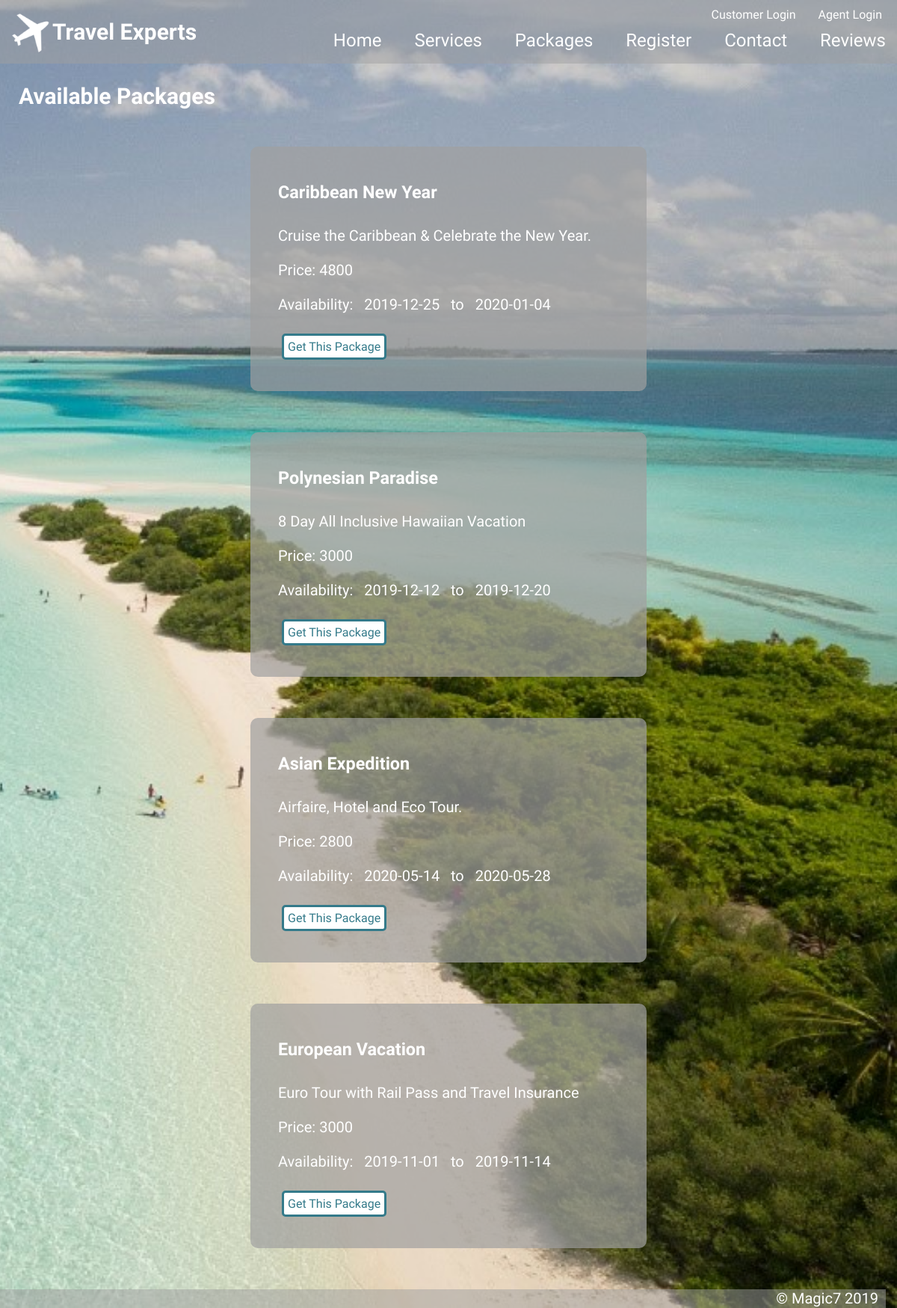
The page /packages.php on the database its author committed.
### tables this page shows
CREATE TABLE `packages` (
  `PackageId` int(11) NOT NULL,
  `PkgName` varchar(50) NOT NULL,
  `PkgStartDate` date DEFAULT NULL,
  `PkgEndDate` date DEFAULT NULL,
  `PkgDesc` varchar(50) DEFAULT NULL,
  `PkgBasePrice` decimal(19,0) NOT NULL,
  `PkgAgencyCommission` decimal(19,4) DEFAULT NULL
);

### packages.php (the view, shortened to what this page needs)
<?php
$host="localhost";
$user="root";
$password="";
$db="travelexperts";
$connect=mysqli_connect($host,$user,$password,$db);
$query="SELECT * FROM packages  WHERE PkgStartDate>= NOW();";
$result=mysqli_query($connect,$query);
include_once("header.php");
?>
  <body>
    <?php
    include_once("menu.php");
    ?>
  <div class="contain">
    <div id="packages">
    	<h2>Available Packages</h2>
      <ul>
      	<?php
      		while($rows=mysqli_fetch_assoc($result))
      		{
      	?>
        <li class="eachpackage">
          <table>
            <tr><td><h3><?php echo $rows['PkgName']; ?></h3></td></tr>
            <tr><td><?php echo $rows['PkgDesc'];?></td></tr>
            <tr><td>Price: <?php echo $rows['PkgBasePrice']; ?></td></tr>
            <tr><td>Availability: &nbsp; <?php echo $rows['PkgStartDate']; ?> &nbsp; to &nbsp; <?php echo $rows['PkgEndDate']; ?></td></tr>
    				<tr><td><button id=<?php echo ($rows['PkgName']); ?> onclick='checkoutConfirm(this.id)'>Get This Package</button></td></tr>
          </table>
        <?php
        		}
        ?>
        </li>
      </ul>
    </div>
  </div>
  </body>
	<?php
	  include_once("footer.php");
	?>

### style.css (style rules this page uses)
* { margin: 0; padding: 0; font-family: 'Arsenal', sans-serif; }
body { width: 100vw; overflow-x: hidden; background: url('images/beach.jpg'); background-attachment: fixed; background-position: top right; background-size: cover; }
.contain { text-align: center; min-height: 100vh; margin-top: 85px; padding-top: 1px; margin-bottom:0; }
#packages { margin: 25px; font-size: 20px; color: white; }
#packages h2 { margin-bottom: 25px; width: 100%; text-align: left; }
.eachpackage { list-style: none; text-align: left; width: 40vw; margin: 25px; padding: 25px; background: rgba(160, 160, 160, 0.7); border-radius: 10px; display: inline-block; }
.eachpackage h3 { margin: 10px 0; }
.eachpackage td { padding: 10px; }
.eachpackage button { cursor: pointer; padding: 5px; margin: 5px; color: #347A8A; background-color: white; color: #347A8A; border: solid 3px #347A8A; border-radius: 5px; font-size: 16px; }

### rows shown on the page
packages: PkgName "Caribbean New Year", PkgDesc "Cruise the Caribbean & Celebrate the New Year.", PkgBasePrice "4800", PkgStartDate "2019-12-25", PkgEndDate "2020-01-04"
packages: PkgName "Polynesian Paradise", PkgDesc "8 Day All Inclusive Hawaiian Vacation", PkgBasePrice "3000", PkgStartDate "2019-12-12", PkgEndDate "2019-12-20"
packages: PkgName "Asian Expedition", PkgDesc "Airfaire, Hotel and Eco Tour.", PkgBasePrice "2800", PkgStartDate "2020-05-14", PkgEndDate "2020-05-28"
packages: PkgName "European Vacation", PkgDesc "Euro Tour with Rail Pass and Travel Insurance", PkgBasePrice "3000", PkgStartDate "2019-11-01", PkgEndDate "2019-11-14"
